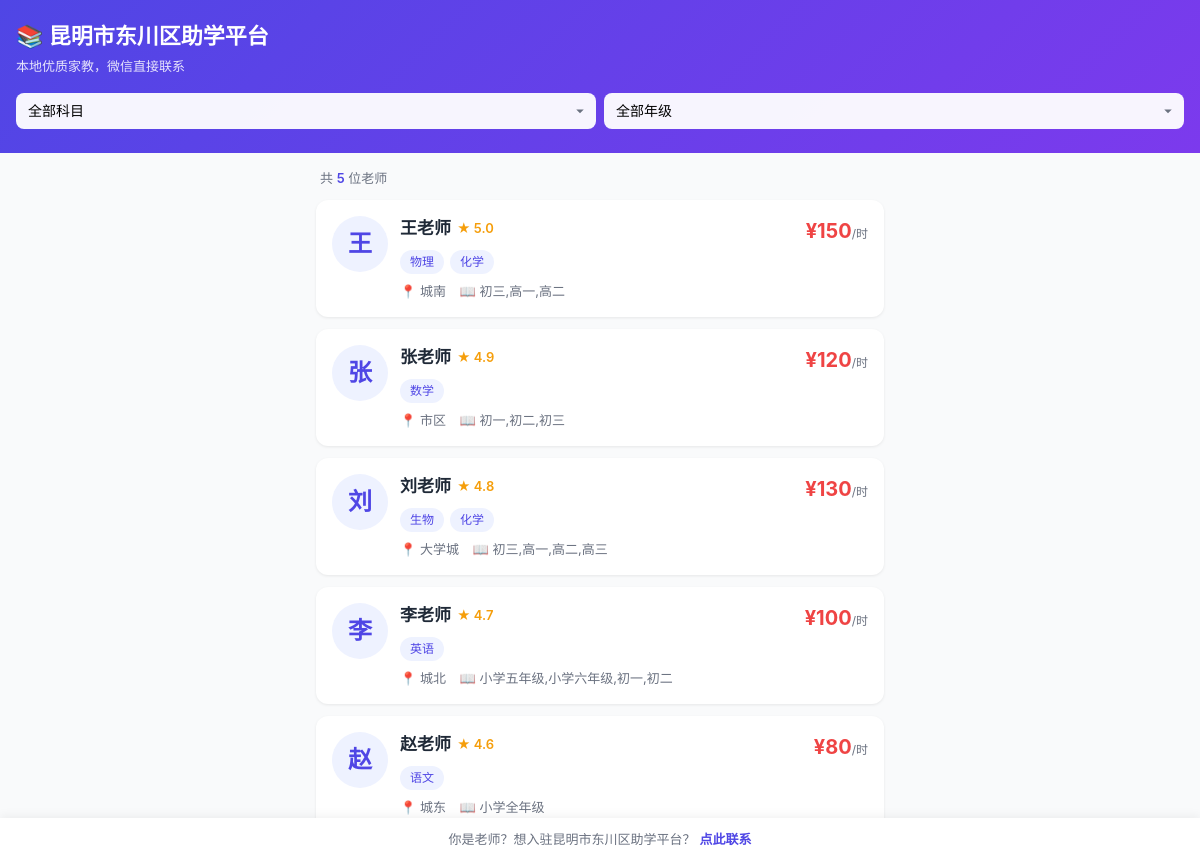
The page / on the database its author committed.
### tables this page shows
CREATE TABLE teachers (
            id INTEGER PRIMARY KEY AUTOINCREMENT,
            name TEXT NOT NULL,
            avatar TEXT DEFAULT '',
            subjects TEXT NOT NULL,
            grades TEXT NOT NULL,
            price_per_hour INTEGER DEFAULT 100,
            experience TEXT DEFAULT '',
            location TEXT DEFAULT '',
            phone TEXT DEFAULT '',
            wechat_id TEXT DEFAULT '',
            description TEXT DEFAULT '',
            rating REAL DEFAULT 5.0,
            is_active INTEGER DEFAULT 1,
            created_at TIMESTAMP DEFAULT CURRENT_TIMESTAMP
        );

### app.py (the view)
@app.route('/')
def home():
    teachers = query("SELECT * FROM teachers WHERE is_active=1 ORDER BY rating DESC")
    return render_template('home.html', teachers=teachers)

### app.py (called while the page is built)
def query(sql, params=(), one=False):
    with sqlite3.connect(DB) as conn:
        conn.row_factory = sqlite3.Row
        cur = conn.execute(sql, params)
        return cur.fetchone() if one else cur.fetchall()

### templates/home.html (shortened to what this page needs)
<!DOCTYPE html>
<html lang="zh-CN">
<head>
</head>
<body>
    <header>
        <h1>📚 昆明市东川区助学平台</h1>
        <p class="subtitle">本地优质家教，微信直接联系</p>
        <div class="search-box">
            <select id="subjectFilter" onchange="filter()">
                <option value="">全部科目</option>
            </select>
            <select id="gradeFilter" onchange="filter()">
                <option value="">全部年级</option>
            </select>
        </div>
    </header>
    <div class="container">
        <div class="count-bar">共 <span id="count">{{ teachers|length }}</span> 位老师</div>
        <div id="teacherList">
            {% for t in teachers %}
            <div class="teacher-card" onclick="location.href='/teacher/{{ t.id }}'"
                 data-subjects="{{ t.subjects }}" data-grades="{{ t.grades }}">
                <div class="avatar">
                    {% if t.avatar %}
                    <img src="{{ t.avatar }}" alt="{{ t.name }}">
                    {% else %}
                    {{ t.name[0] }}
                    {% endif %}
                </div>
                <div class="card-body">
                    <div class="name">
                        {{ t.name }}
                        <span class="stars">★ {{ t.rating }}</span>
                    </div>
                    <div class="tags">
                        {% for subj in t.subjects.split(',') %}
                        <span class="tag">{{ subj.strip() }}</span>
                        {% endfor %}
                    </div>
                    <div class="info">
                        <span>📍 {{ t.location }}</span>
                        <span>📖 {{ t.grades }}</span>
                    </div>
                </div>
                <div class="price">
                    ¥{{ t.price_per_hour }}<small>/时</small>
                </div>
            </div>
            {% endfor %}
        </div>
    </div>
    <div class="contact-bar">
        你是老师？想入驻昆明市东川区助学平台？<a href="javascript:void(0)" onclick="alert('请联系管理员微信：xxx')">点此联系</a>
    </div>
</body>
</html>

### templates/home.html (style rules this page uses)
:root { --primary: #4F46E5; --primary-light: #EEF2FF; --gold: #F59E0B; --text: #1F2937; --text-light: #6B7280; --bg: #F9FAFB; --card: #FFFFFF; --shadow: 0 1px 3px rgba(0,0,0,0.08); --radius: 12px; }
* { margin: 0; padding: 0; box-sizing: border-box; }
body { font-family: -apple-system, BlinkMacSystemFont, "Segoe UI", sans-serif; background: var(--bg); color: var(--text); line-height: 1.5; }
header { background: linear-gradient(135deg, var(--primary), #7C3AED); color: white; padding: 20px 16px 24px; position: sticky; top: 0; z-index: 100; }
header h1 { font-size: 22px; font-weight: 700; margin-bottom: 4px; }
header .subtitle { font-size: 13px; opacity: 0.85; margin-bottom: 16px; }
.search-box { display: flex; gap: 8px; flex-wrap: wrap; }
.search-box select { flex: 1; min-width: 100px; padding: 10px 12px; border-radius: 8px; border: none; font-size: 14px; background: rgba(255,255,255,0.95); -webkit-appearance: none; appearance: none; background-repeat: no-repeat; background-position: right 10px center; padding-right: 30px; cursor: pointer; }
.container { max-width: 600px; margin: 0 auto; padding: 16px; }
.count-bar { font-size: 13px; color: var(--text-light); margin-bottom: 12px; padding: 0 4px; }
.count-bar span { font-weight: 600; color: var(--primary); }
.teacher-card { background: var(--card); border-radius: var(--radius); padding: 16px; margin-bottom: 12px; box-shadow: var(--shadow); display: flex; gap: 12px; cursor: pointer; transition: transform 0.15s, box-shadow 0.15s; }
.avatar { width: 56px; height: 56px; border-radius: 50%; background: var(--primary-light); color: var(--primary); display: flex; align-items: center; justify-content: center; font-size: 24px; font-weight: 700; flex-shrink: 0; }
.card-body { flex: 1; min-width: 0; }
.card-body .name { font-size: 17px; font-weight: 600; display: flex; align-items: center; gap: 6px; }
.stars { color: var(--gold); font-size: 13px; }
.tags { display: flex; flex-wrap: wrap; gap: 6px; margin: 8px 0; }
.tag { font-size: 12px; padding: 3px 10px; border-radius: 20px; background: var(--primary-light); color: var(--primary); font-weight: 500; }
.card-body .info { font-size: 13px; color: var(--text-light); }
.card-body .info span { margin-right: 10px; }
.price { font-size: 20px; font-weight: 700; color: #EF4444; white-space: nowrap; }
.price small { font-size: 12px; color: var(--text-light); font-weight: 400; }
.contact-bar { position: fixed; bottom: 0; left: 0; right: 0; background: white; padding: 12px 16px; box-shadow: 0 -2px 10px rgba(0,0,0,0.06); text-align: center; font-size: 13px; color: var(--text-light); }
.contact-bar a { color: var(--primary); font-weight: 600; text-decoration: none; margin-left: 4px; }

### rows shown on the page
teachers: name "王", name "王老师", rating "5.0", strip "物理" "化学", location "城南", grades "初三,高一,高二", price_per_hour "150"
teachers: name "张", name "张老师", rating "4.9", strip "数学", location "市区", grades "初一,初二,初三", price_per_hour "120"
teachers: name "刘", name "刘老师", rating "4.8", strip "生物" "化学", location "大学城", grades "初三,高一,高二,高三", price_per_hour "130"
teachers: name "李", name "李老师", rating "4.7", strip "英语", location "城北", grades "小学五年级,小学六年级,初一,初二", price_per_hour "100"
teachers: name "赵", name "赵老师", rating "4.6", strip "语文", location "城东", grades "小学全年级", price_per_hour "80"

### other values the page prints
{{ teachers|length }} "5"
